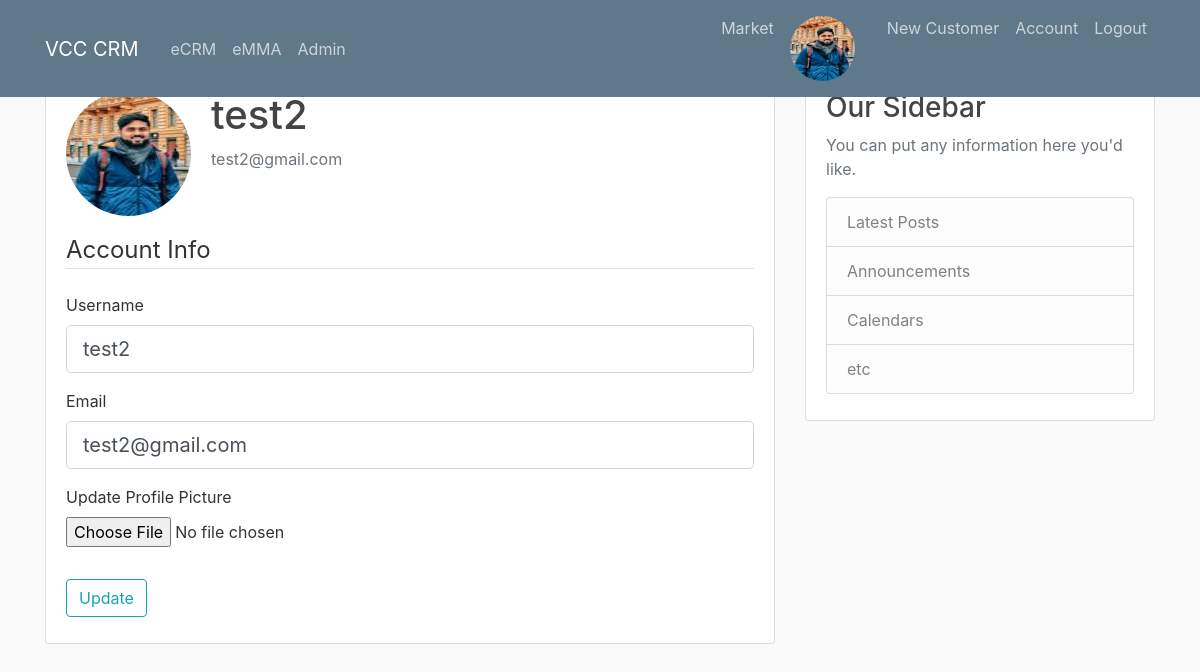
Page /account (signed in) on the committed database.
### CRM/models.py (models this page shows, shortened)
class User(db.Model, UserMixin):
    id = db.Column(db.Integer, primary_key= True)
    username = db.Column(db.String(20), unique=True, nullable = False)
    email = db.Column(db.String(120), unique=True, nullable=False)
    password = db.Column(db.String(100), nullable=False)
    image_file = db.Column(db.String(20), nullable=False, default='default.jpg')

### CRM/users/routes.py (the view)
@users.route("/account", methods= ['GET','POST'])
@login_required
def account():
    form = UpdateAccountForm()
    if form.validate_on_submit():
        if form.picture.data:
            picture_file = save_picture(form.picture.data)
            current_user.image_file = picture_file
        current_user.username = form.username.data
        current_user.email = form.email.data
        db.session.commit()
        flash('Your account has been updated!','success')
        return redirect(url_for('users.account'))
    elif request.method == 'GET':
        form.username.data = current_user.username
        form.email.data = current_user.email
    image_file = url_for('static', filename='profile_pics/' + current_user.image_file)
    return render_template('account.html', title='Account', image_file= image_file, form=form)

### CRM/users/forms.py (shortened to what this page needs)
class UpdateAccountForm(FlaskForm):
    username = StringField('Username',validators= [DataRequired(), Length(min= 2, max= 20)])
    email = StringField('Email', validators=[DataRequired(), Email()])
    picture = FileField('Update Profile Picture', validators=[FileAllowed(['jpg','png'])])
    submit = SubmitField('Update')

### CRM/models.py (called while the page is built)
@login_manager.user_loader
def load_user(user_id):
    return User.query.get(int(user_id))

### CRM/Templates/account.html (shortened to what this page needs)
{% extends "layout.html" %}
{% block content%}
  <div class="content-section">
    <div class="media">
      <img class="rounded-circle account-img" src=" {{image_file }}">
      <div class="media-body">
        <h2 class="account-heading">{{ current_user.username}}</h2>
        <p class="text-secondary">{{ current_user.email}}</p>
      </div>
    </div>
   <form method="POST" action ="" enctype="multipart/form-data">
        <fieldset class="form-group">
            <legend class="border-bottom mb-4">Account Info</legend>
            <div class="form-group">
                {{ form.username.label(class="form-control-label") }}
                {% if form.username.errors %}
                    {{ form.username(class="form-control form-control-log is-invalid") }}
                     <div class="invalid-feedback">
                         {% for error in form.username.errors %}
                         <span>{{ error }}</span>
                         {% endfor %}
                     </div>
                {% else %}
                    {{ form.username(class="form-control form-control-lg") }}
                {% endif %}
            </div>
            <div class="form-group">
                {{ form.email.label(class="form-control-label") }}
                {% if form.email.errors %}
                    {{ form.email(class="form-control form-control-log is-invalid") }}
                     <div class="invalid-feedback">
                         {% for error in form.email.errors %}
                         <span>{{ error }}</span>
                         {% endfor %}
                     </div>
                {% else %}
                    {{ form.email(class="form-control form-control-lg") }}
                {% endif %}
            </div>
            <div class="form-group">
                {{ form.picture.label() }}
                {{ form.picture(class="form-control-file") }}
            </div>
        </fieldset>
        <div class="form-group">
            {{ form.submit(class="btn btn-outline-info") }}
        </div>
    </form>
  </div>
{% endblock content %}

### CRM/Templates/layout.html (shortened to what this page needs)
<!DOCTYPE HTML>
<html>
<head>
    <link rel="stylesheet" href="https://stackpath.bootstrapcdn.com/bootstrap/4.3.1/css/bootstrap.min.css">
    <link rel="stylesheet" type="text/css" href="{{ url_for('static', filename='main.css') }}">
</head>
<body>
<header class="site-header">
      <nav class="navbar navbar-expand-md navbar-dark bg-steel fixed-top">
        <div class="container">
          <a class="navbar-brand mr-4" href="/">VCC CRM</a>
          <div class="collapse navbar-collapse" id="navbarToggle">
            <div class="navbar-nav mr-auto">
              <a class="nav-item nav-link" href="{{ url_for('main.home')}}">eCRM</a>
              <a class="nav-item nav-link" href="{{ url_for('main.home')}}">eMMA</a>
              <a class="nav-item nav-link" href="{{ url_for('main.home')}}">Admin</a>
            </div>
            <div class="navbar-nav">
              <a class="nav-item nav-link" href="{{ url_for('main.home')}}">Market</a>
              {% if current_user.is_authenticated %}
                <a class="nav-item nav-link" href="{{ url_for('users.account')}}"><img class="rounded-circle article-img" src=" {{ url_for('static',filename = 'profile_pics/' + current_user.image_file) }}"></img></a>
                <a class="nav-item nav-link" href="{{ url_for('customers.new_customer')}}">New Customer</a>
                <a class="nav-item nav-link" href="{{ url_for('users.account')}}">Account</a>
                <a class="nav-item nav-link" href="{{ url_for('users.logout')}}">Logout</a>
              {% else %}
                <a class="nav-item nav-link" href="{{ url_for('users.login')}}">Login</a>
                <a class="nav-item nav-link" href="{{ url_for('users.register')}}">Register</a>
              {% endif %}
            </div>
          </div>
        </div>
      </nav>
    </header>
<main role="main" class="container">
 <div class="row">
    <div class="col-md-8">
        {% block content %}
        {% endblock %}
    </div>
     <div class="col-md-4">
          <div class="content-section">
            <h3>Our Sidebar</h3>
            <p class='text-muted'>You can put any information here you'd like.
              <ul class="list-group">
                <li class="list-group-item list-group-item-light">Latest Posts</li>
                <li class="list-group-item list-group-item-light">Announcements</li>
                <li class="list-group-item list-group-item-light">Calendars</li>
                <li class="list-group-item list-group-item-light">etc</li>
              </ul>
            </p>
          </div>
        </div>
      </div>
    </main>
</body></html>

### CRM/static/main.css (style rules this page uses)
body { background: #fafafa; color: #333333; margin-top: 5rem; }
h1, h2, h3, h4, h5, h6 { color: #444444; }
.bg-steel { background-color: #5f788a; }
.site-header .navbar-nav .nav-link { color: #cbd5db; }
.content-section { background: #ffffff; padding: 10px 20px; border: 1px solid #dddddd; border-radius: 3px; margin-bottom: 20px; }
.article-img { height: 65px; width: 65px; margin-right: 16px; }
.account-img { height: 125px; width: 125px; margin-right: 20px; margin-bottom: 16px; }
.account-heading { font-size: 2.5rem; }

### rows in the picture
User: image_file (picture), username "test2", email "test2@gmail.com"
